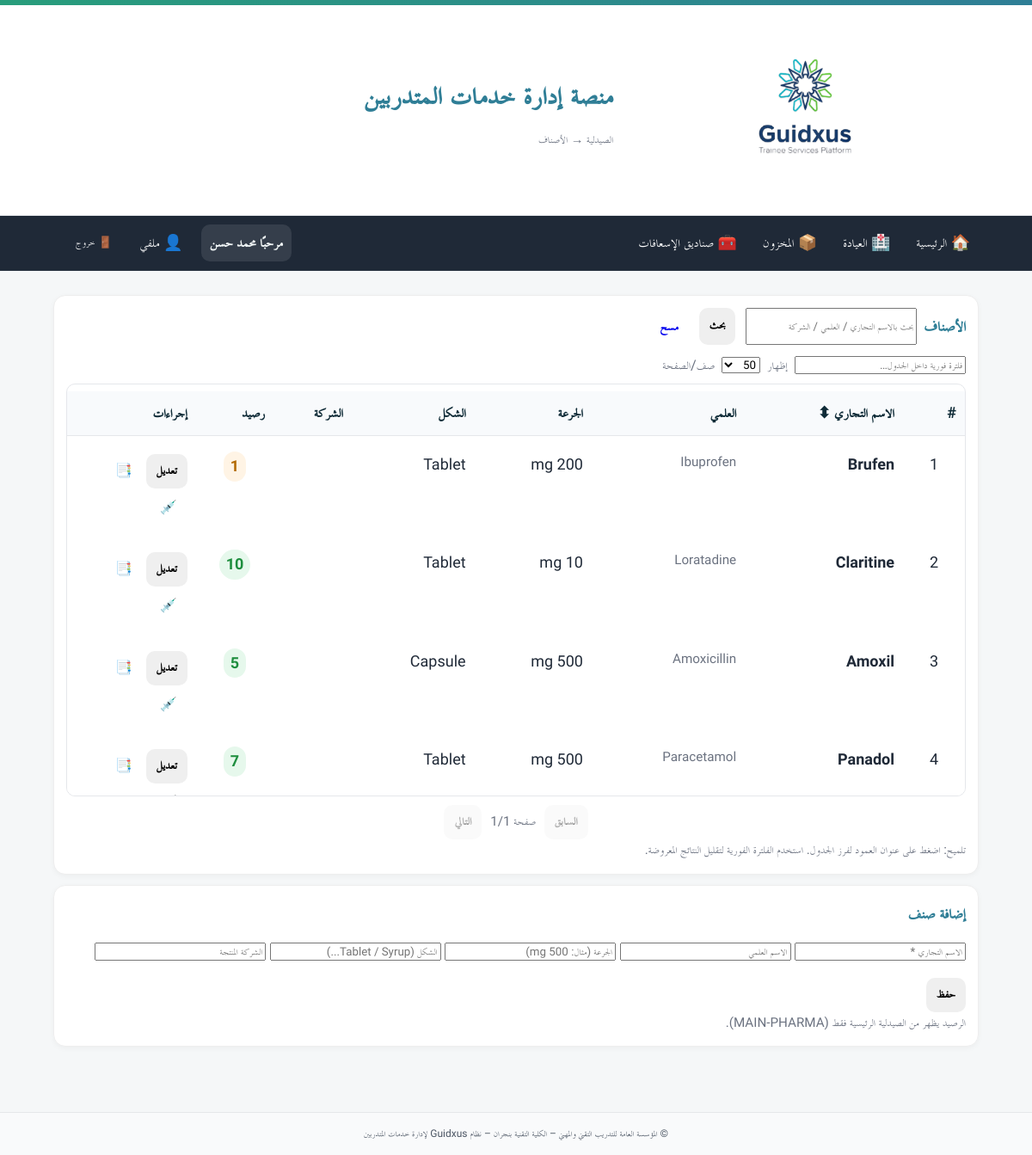
Page /clinic/pharmacy/drugs (signed in) on the committed database.
### app/models.py (models this page shows)
class User(Base):
    __tablename__ = "users"
    id = Column(Integer, primary_key=True, autoincrement=True)
    full_name = Column(String(255), nullable=False)
    username = Column(String(100), unique=True, nullable=False, index=True)
    password_hash = Column(String(255), nullable=False)
    is_admin = Column(Boolean, default=False, nullable=False)   # سوبر أدمن (صلاحيات كاملة)
    is_college_admin = Column(Boolean, default=False, nullable=False)  # أدمن كلية (صلاحيات في نطاق كلية واحدة)
    college_admin_college = Column(String(255), nullable=True)  # الكلية التي يديرها أدمن الكلية
    is_hod = Column(Boolean, default=False, nullable=False)      # رئيس قسم؟
    is_doc = Column(Boolean, default=False, nullable=False)      # 👈 طبيب الكلية (جديد)
    hod_college = Column(String(255), nullable=True)             # كلية رئيس القسم (إن وُجد)
    is_active = Column(Boolean, default=True, nullable=False)
    must_change_password = Column(Boolean, default=True, nullable=False)  # يجب تغيير كلمة المرور عند أول دخول
    created_at = Column(DateTime, server_default=func.now(), nullable=False)
    updated_at = Column(DateTime, onupdate=func.now())
    headed_departments = relationship(
        "Department",
        back_populates="head_user",
        foreign_keys="Department.head_user_id",
        lazy="selectin",
    )

### tables this page shows
CREATE TABLE drugs (
            id INTEGER PRIMARY KEY AUTOINCREMENT,
            drug_code TEXT UNIQUE NOT NULL,
            trade_name TEXT NOT NULL,
            generic_name TEXT,
            strength TEXT,
            form TEXT,
            unit TEXT,
            reorder_level INTEGER DEFAULT 0,
            is_active BOOLEAN DEFAULT 1,
            created_at TIMESTAMP DEFAULT CURRENT_TIMESTAMP
        );

### app/routers/pharmacy.py (the view)
@router.get("/drugs",
            dependencies=[Depends(require_doc)])
def drugs_list(request: Request,
               q: Optional[str] = Query(default=None),
               db: Session = Depends(get_db)):
    rows = []
    try:
        where = "WHERE d.is_active=TRUE"
        params = {}
        if q:
            if is_sqlite():
                where += " AND (UPPER(d.trade_name) LIKE UPPER(:q) OR UPPER(d.generic_name) LIKE UPPER(:q) OR UPPER(COALESCE(d.manufacturer,'')) LIKE UPPER(:q))"
            else:
                where += " AND (d.trade_name ILIKE :q OR d.generic_name ILIKE :q OR COALESCE(d.manufacturer,'') ILIKE :q)"
            params["q"] = f"%{q.strip()}%"
        rows = db.execute(text(f"""
            SELECT d.id, d.trade_name, d.generic_name, d.strength, d.form,
                   '' AS manufacturer,
                   COALESCE(ps.balance_qty,0) AS stock_main
            FROM drugs d
            LEFT JOIN pharmacy_stock ps
              ON ps.drug_id = d.id
            {where}
            ORDER BY d.id
            LIMIT 400
        """), params).mappings().all()
    except Exception:
        pass
    if not rows:
        try:
            import sys
            import os
            sys.path.insert(0, os.path.dirname(os.path.dirname(os.path.dirname(__file__))))
            from excel_data_reference import get_all_drugs
            all_drugs = get_all_drugs()
            rows = []
            for drug in all_drugs:
                if q and q.strip():
                    query_lower = q.lower()
                    if not (query_lower in str(drug.get('trade_name', '')).lower() or
                           query_lower in str(drug.get('generic_name', '')).lower() or
                           query_lower in str(drug.get('manufacturer', '')).lower()):
                        continue
                rows.append({
                    "id": drug.get('id', 0),
                    "trade_name": drug.get('trade_name', ''),
                    "generic_name": drug.get('generic_name', ''),
                    "strength": drug.get('strength', ''),
                    "form": drug.get('form', ''),
                    "manufacturer": drug.get('manufacturer', ''),
                    "stock_main": drug.get('stock_qty', 0),
                    "excel_source": True
                })
        except Exception:
            rows = []
    return templates.TemplateResponse("clinic/pharmacy_drugs.html",
                                      {"request": request, "rows": rows, "q": q or ""})

### app/templates/clinic/pharmacy_drugs.html (shortened to what this page needs)
{% extends "base.html" %}
{% block breadcrumb %}الصيدلية → الأصناف{% endblock %}
{% block content %}
<div class="grid-2">
  <div class="card">
    <div class="card-head">
      <h3>الأصناف</h3>
      <form method="get" class="inline">
        <input name="q" value="{{ q }}" placeholder="بحث بالاسم التجاري / العلمي / الشركة" autofocus>
        <button class="btn">بحث</button>
        <a class="btn ghost" href="/clinic/pharmacy/drugs">مسح</a>
      </form>
    </div>
    <div class="toolbar">
      <input id="localFilter" placeholder="فلترة فورية داخل الجدول…" />
      <span class="muted sm">إظهار</span>
      <select id="pageSize">
        <option>25</option><option selected>50</option><option>100</option>
      </select>
      <span class="muted sm">صف/الصفحة</span>
    </div>
    <div class="tbl-wrap">
      <table class="tbl" id="tbl-drugs">
        <thead>
          <tr>
            <th data-sort="num" style="width:72px">#</th>
            <th data-sort="txt">الاسم التجاري ⬍</th>
            <th data-sort="txt">العلمي</th>
            <th data-sort="txt">الجرعة</th>
            <th data-sort="txt">الشكل</th>
            <th data-sort="txt">الشركة</th>
            <th data-sort="num" style="width:90px">رصيد</th>
            <th style="width:150px">إجراءات</th>
          </tr>
        </thead>
        <tbody>
          {% for r in rows %}
          <tr data-id="{{ r.id }}">
            <td class="num">{{ r.id }}</td>
            <td class="b">{{ r.trade_name }}</td>
            <td class="muted">{{ r.generic_name }}</td>
            <td>{{ r.strength }}</td>
            <td>{{ r.form }}</td>
            <td class="muted">{{ r.manufacturer }}</td>
            <td class="num">
              {% set qty = r.stock_main or 0 %}
              {% set cls = 'pill ok' if qty >= 5 else ('pill warn' if qty > 0 else 'pill danger') %}
              <span class="{{ cls }}">{{ qty }}</span>
            </td>
            <td>
              <button class="btn xs" data-edit
                      data-trade="{{ r.trade_name|e }}"
                      data-generic="{{ r.generic_name|e }}"
                      data-strength="{{ r.strength|e }}"
                      data-form="{{ r.form|e }}"
                      data-manufacturer="{{ r.manufacturer|e }}"
                      data-id="{{ r.id }}">تعديل</button>
              <a class="btn xs ghost" title="سجل الحركات"
                 href="/clinic/pharmacy/movements/log?drug_id={{ r.id }}">📑</a>
              <a class="btn xs" title="إضافة للصناديق"
                 href="/inventory/supply-to-boxes?drug_id={{ r.id }}&drug_name={{ r.trade_name|e }}">💉</a>
            </td>
          </tr>
          {% endfor %}
        </tbody>
      </table>
    </div>
    <div class="pager">
      <button class="btn ghost" id="prevPage">السابق</button>
      <span class="muted" id="pageInfo">صفحة 1/1</span>
      <button class="btn ghost" id="nextPage">التالي</button>
    </div>
    <div class="muted mt">
      تلميح: اضغط على عنوان العمود لفرز الجدول. استخدم الفلترة الفورية لتقليل النتائج المعروضة.
    </div>
  </div>
  <div class="card">
    <div class="card-head"><h3>إضافة صنف</h3></div>
    <form method="post" action="/clinic/pharmacy/drugs/create" class="form-grid">
      <input name="trade_name" placeholder="الاسم التجاري *" required>
      <input name="generic_name" placeholder="الاسم العلمي">
      <input name="strength" placeholder="الجرعة (مثال: 500 mg)">
      <input name="form" placeholder="الشكل (Tablet / Syrup...)">
      <input name="manufacturer" placeholder="الشركة المنتجة">
      <div class="actions"><button class="btn primary">حفظ</button></div>
    </form>
    <div class="muted mt">الرصيد يظهر من الصيدلية الرئيسية فقط (MAIN-PHARMA).</div>
  </div>
</div>
{% endblock %}

### app/templates/base.html (shortened to what this page needs)
<!doctype html>
<html lang="ar" dir="rtl">
<head>
  <link rel="stylesheet" href="/static/css/app.css">
  <link rel="stylesheet" href="/static/css/custom.css">
</head>
<body>
  <header class="site-header">
    <div class="topband"></div>
    <div class="container header-inner">
      {% if ui_logo_url %}
        <img src="{{ ui_logo_url }}" alt="{{ app_name or 'Logo' }}" class="logo">
      {% else %}
        <img src="/static/images/logo.jpg" alt="{{ app_name or 'Logo' }}" class="logo">
      {% endif %}
      <div class="titles">
        <h1 class="site-title">{{ app_name or "منصة إدارة خدمات المتدربين" }}</h1>
        <div class="breadcrumb">{% block breadcrumb %}{% endblock %}</div>
      </div>
    </div>
  </header>
  <nav class="main-nav">
    <div class="nav-inner">
      <a href="/">🏠 الرئيسية</a>
      {% set cu = request.session.get('user') %}
      {% set display_name = (cu.get('full_name') if cu and cu.get('full_name') else (cu.get('username') if cu and cu.get('username') else 'مستخدم')) %}
      {% if cu %}
        {% if cu.get('is_doc') %}
          <a href="/clinic/">🏥 العيادة</a>
          <a href="/inventory/">📦 المخزون</a>
          <a href="/first-aid/">🧰 صناديق الإسعافات</a>
        {% endif %}
        <div class="navbar-right">
          <span class="greeting">مرحبًا {{ display_name }}</span>
          <a href="/profile/" class="btn-link" title="ملفي الشخصي">👤 ملفي</a>
          <form method="post" action="/auth/logout" style="margin:0;">
            <button class="btn-link btn-logout" title="تسجيل الخروج">🚪 خروج</button>
          </form>
        </div>
      {% else %}
        <div class="nav-spacer"></div>
        <a href="/auth/login">🔐 تسجيل الدخول</a>
      {% endif %}
    </div>
  </nav>
  <main class="container">
    {% block content %}{% endblock %}
  </main>
  <footer class="site-footer">
    <div class="container">
      <small>
        {{ ui_footer or "© المؤسسة العامة للتدريب التقني والمهني – الكلية التقنية بنجران – نظام Guidxus لإدارة خدمات المتدربين" }}
      </small>
    </div>
  </footer>
</body>
</html>

### app/static/css/app.css (style rules this page uses)
:root { --tvtc-green-1:#7EC6A4; --tvtc-green-2:#289D7B; --tvtc-blue-1:#6BB6C8; --tvtc-blue-2:#2F7E96; --tvtc-gray-1:#F5F7F8; --tvtc-gray-2:#E5E7EA; --tvtc-gray-3:#6B7280; --tvtc-black:#1F2937; --tvtc-ivory:#FAFAF7; }
* { box-sizing:border-box; font-family:"Cairo","TraditionalArabicCustom","MajallaCustom","Noto Kufi Arabic","Segoe UI",Arial,sans-serif; }
body { margin:0; background:linear-gradient(180deg,var(--tvtc-ivory),#fff 220px,var(--tvtc-gray-1) 221px); color:var(--tvtc-black); font-size:18px; line-height:1.7; }
.container { max-width:1100px; margin-inline:auto; padding:16px; }
.site-header { background:#fff; border-bottom:1px solid var(--tvtc-gray-2); }
.header-inner { display:flex; align-items:center; gap:16px; padding-block:12px; }
.logo { height:56px; width:auto; filter: drop-shadow(0 1px 0 rgba(0,0,0,.05)); }
.site-title { margin:0; color:var(--tvtc-blue-2); font-weight:700; letter-spacing:.3px; }
.breadcrumb { color:var(--tvtc-gray-3); font-size:.9rem; }
.topband { height:6px; background:linear-gradient(90deg,var(--tvtc-green-2),var(--tvtc-blue-2)); }
.site-footer { margin-top:40px; background:#fff; border-top:1px solid var(--tvtc-gray-2); padding:16px; color:var(--tvtc-gray-3); text-align:center; }
.card { background:#fff; border:1px solid var(--tvtc-gray-2); border-radius:12px; padding:16px; margin-block:12px; box-shadow:0 2px 6px rgba(0,0,0,.04); }
.card-head { display:flex; align-items:center; gap:10px; margin-bottom:8px; }
.card-head h3 { margin:0; font-weight:800; color:var(--tvtc-blue-2); }
.inline { display:flex; gap:12px; flex-wrap:wrap; }
.actions { display:flex; gap:12px; justify-content:flex-start; margin-top:16px; }
.btn { display:inline-block; padding:12px 18px; border-radius:10px; border:1px solid transparent; text-decoration:none; font-weight:800; font-size:1rem; cursor:pointer; }
.muted { color:var(--tvtc-gray-3); font-size:.95rem; }
table.tbl { width:100%; border-collapse:separate; border-spacing:0 8px; }
table.tbl thead th { background:#f8fafc; color:#0f2b37; padding:10px; font-weight:800; text-align:right; border-bottom:1px solid var(--tvtc-gray-2); }
table.tbl tbody tr { background:#fff; border:1px solid var(--tvtc-gray-2); }
table.tbl td { padding:10px; vertical-align:top; }
.main-nav { background: #1f2937; color: #fff; border-bottom: 1px solid rgba(255,255,255,.06); }
.main-nav .nav-inner { display: flex; gap: 10px; align-items: center; padding: 10px 12px; max-width: 1100px; margin: 0 auto; }
.main-nav a { color:#fff; text-decoration:none; padding:6px 10px; border-radius:8px; }
.main-nav form { margin-inline-start: auto; }
.btn-link { background: transparent; color: #fff; border: 0; cursor: pointer; padding: 6px 10px; border-radius: 8px; }

### app/static/css/custom.css (style rules this page uses)
.nav-inner a { display: inline-flex; align-items: center; gap: 6px; color: #fff; text-decoration: none; padding: 6px 10px; border-radius: 8px; }
.nav-inner .btn-link { display: inline-flex; align-items: center; gap: 6px; background: transparent; color: #fff; border: 0; cursor: pointer; padding: 6px 10px; border-radius: 8px; }
.navbar-right { display: flex; align-items: center; gap: 12px; }
.greeting { font-weight: 700; color: #f0f5f6; background: rgba(255, 255, 255, 0.10); padding: 6px 10px; border-radius: 10px; }
.btn-logout { margin-left: 40px; }
.btn-logout { margin-left: 16px; }
.card { background: #fff; border: 1px solid #eee; border-radius: 14px; padding: 14px; margin-bottom: 12px; }
.card-head { display: flex; align-items: center; gap: 8px; margin-bottom: 10px; }
.actions { display: flex; gap: 8px; align-items: center; }
.btn { padding: 8px 12px; border-radius: 10px; border: 0; cursor: pointer; }
.muted { color: #6b7280; }
.site-footer { background: #f9fafb; padding: 12px 0; text-align: center; font-size: .9rem; color: #4b5563; }

### app/templates/clinic/pharmacy_drugs.html (style rules this page uses)
.toolbar { display:flex;gap:8px;align-items:center;margin:8px 0 }
.toolbar input { max-width:280px }
.tbl-wrap { max-height:60vh;overflow:auto;border:1px solid var(--border,#e5e7eb);border-radius:10px }
.tbl thead th { position:sticky;top:0;background:#fff;z-index:1 }
.num { text-align:center }
.b { font-weight:600 }
.pager { display:flex;gap:10px;align-items:center;justify-content:center;margin-top:10px }
.pill { padding: 2px 8px; border-radius: 999px; font-weight:600; display:inline-block; }
.pill.ok { background:#e6f8ec; color:#1e8e3e; }
.pill.warn { background:#fff4e5; color:#b26a00; }
.sm { font-size:.9em }

### rows in the picture
User: full_name "محمد حسن"
drugs: trade_name "Brufen", generic_name "Ibuprofen", strength "200 mg", form "Tablet"
drugs: trade_name "Claritine", generic_name "Loratadine", strength "10 mg", form "Tablet"
drugs: trade_name "Amoxil", generic_name "Amoxicillin", strength "500 mg", form "Capsule"
drugs: trade_name "Panadol", generic_name "Paracetamol", strength "500 mg", form "Tablet"

### other values in the picture
{{ app_name or "منصة إدارة خدمات المتدربين" }} "منصة إدارة خدمات المتدربين"
{{ r.id }} "1" "2" "3" "4"
{{ qty }} "1" "10" "5" "7"
